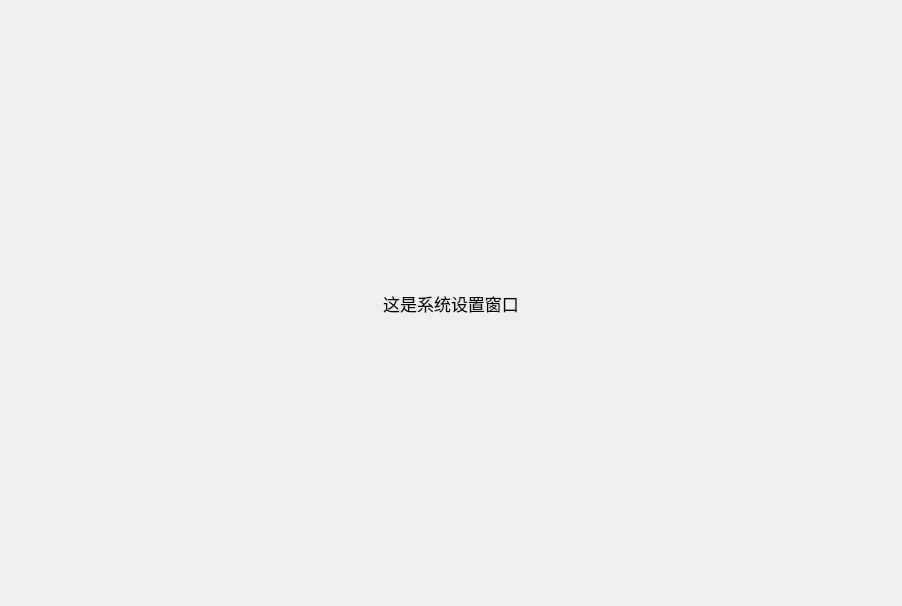
<?xml version="1.0" encoding="UTF-8"?>
<ui version="4.0">
 <class>SettingsWindow</class>
 <widget class="QWidget" name="SettingsWindow">
  <property name="geometry">
   <rect>
    <x>0</x>
    <y>0</y>
    <width>902</width>
    <height>606</height>
   </rect>
  </property>
  <property name="windowTitle">
   <string>Form</string>
  </property>
  <property name="styleSheet">
   <string notr="true"/>
  </property>
  <layout class="QGridLayout" name="gridLayout_2">
   <property name="leftMargin">
    <number>0</number>
   </property>
   <property name="topMargin">
    <number>0</number>
   </property>
   <property name="rightMargin">
    <number>0</number>
   </property>
   <property name="bottomMargin">
    <number>0</number>
   </property>
   <property name="spacing">
    <number>0</number>
   </property>
   <item row="0" column="0">
    <widget class="QLabel" name="label">
     <property name="font">
      <font>
       <family>Segoe UI Semibold</family>
       <pointsize>13</pointsize>
       <italic>false</italic>
       <bold>false</bold>
      </font>
     </property>
     <property name="text">
      <string>这是系统设置窗口</string>
     </property>
     <property name="alignment">
      <set>Qt::AlignCenter</set>
     </property>
    </widget>
   </item>
  </layout>
 </widget>
 <resources/>
 <connections/>
</ui>
